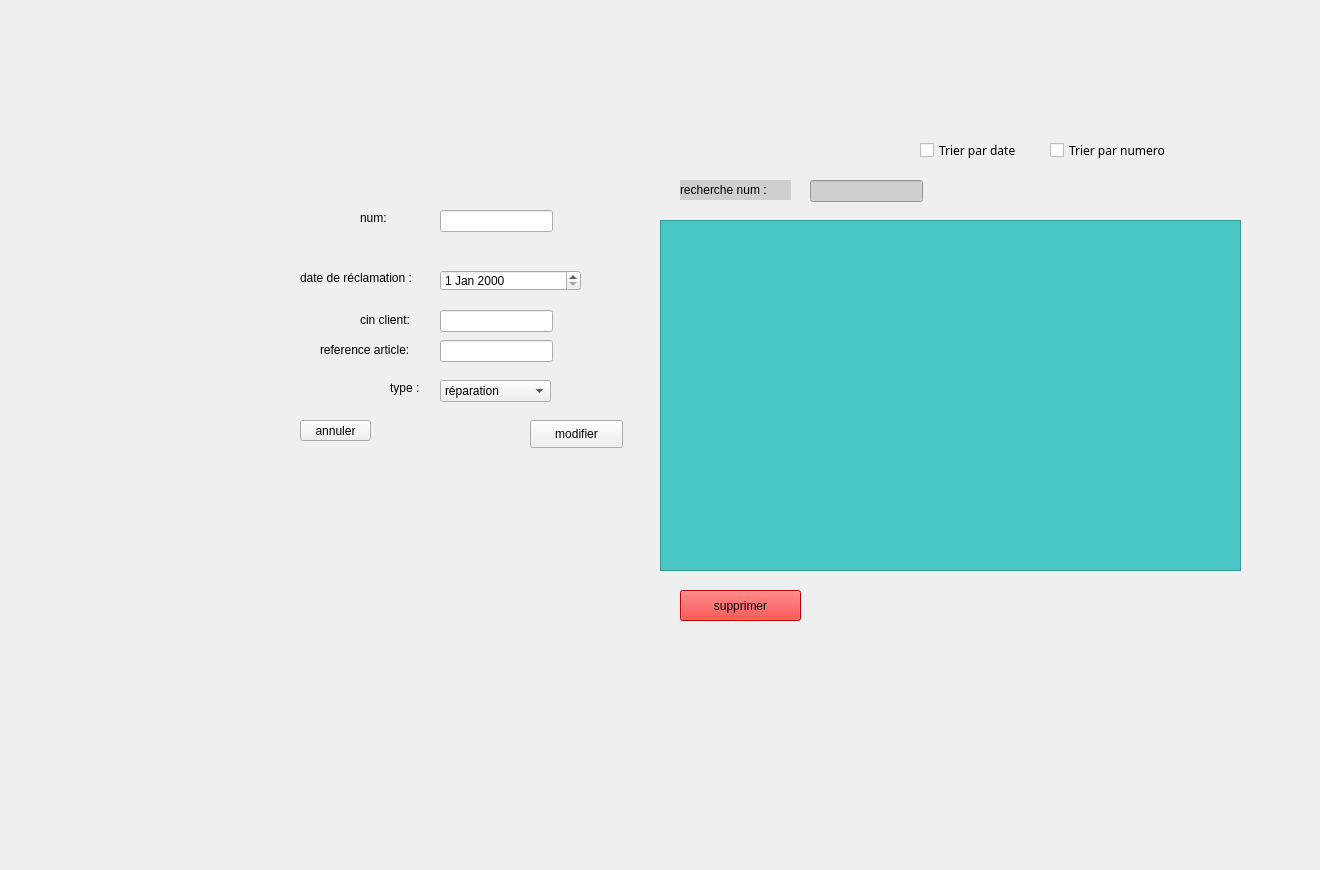
    <widget class="QWidget" name="page_19">
     <widget class="QLabel" name="label_412">
      <property name="geometry">
       <rect>
        <x>-10</x>
        <y>-20</y>
        <width>1311</width>
        <height>861</height>
       </rect>
      </property>
      <property name="text">
       <string/>
      </property>
      <property name="pixmap">
       <pixmap>../../Desktop/anglais/projet c++ design/bg2.png</pixmap>
      </property>
      <property name="scaledContents">
       <bool>true</bool>
      </property>
     </widget>
     <widget class="QLabel" name="label_46">
      <property name="geometry">
       <rect>
        <x>680</x>
        <y>180</y>
        <width>111</width>
        <height>20</height>
       </rect>
      </property>
      <property name="styleSheet">
       <string notr="true">background-color: rgb(207, 207, 207);</string>
      </property>
      <property name="text">
       <string>recherche num :</string>
      </property>
     </widget>
     <widget class="QPushButton" name="suprimerReclamations">
      <property name="geometry">
       <rect>
        <x>680</x>
        <y>590</y>
        <width>121</width>
        <height>31</height>
       </rect>
      </property>
      <property name="styleSheet">
       <string notr="true">background-color: rgb(255, 85, 0);
font: 14pt &quot;MS Shell Dlg 2&quot;;
background-color: rgb(255, 0, 0);</string>
      </property>
      <property name="text">
       <string>supprimer</string>
      </property>
     </widget>
     <widget class="QLabel" name="label_103">
      <property name="geometry">
       <rect>
        <x>360</x>
        <y>210</y>
        <width>41</width>
        <height>16</height>
       </rect>
      </property>
      <property name="text">
       <string>num:</string>
      </property>
     </widget>
     <widget class="QLineEdit" name="cinC_2">
      <property name="geometry">
       <rect>
        <x>440</x>
        <y>310</y>
        <width>113</width>
        <height>22</height>
       </rect>
      </property>
     </widget>
     <widget class="QDateEdit" name="dateR_2">
      <property name="geometry">
       <rect>
        <x>440</x>
        <y>270</y>
        <width>141</width>
        <height>21</height>
       </rect>
      </property>
     </widget>
     <widget class="QLabel" name="label_104">
      <property name="geometry">
       <rect>
        <x>320</x>
        <y>340</y>
        <width>111</width>
        <height>21</height>
       </rect>
      </property>
      <property name="text">
       <string>&lt;html&gt;&lt;head/&gt;&lt;body&gt;&lt;p&gt;reference article:&lt;/p&gt;&lt;/body&gt;&lt;/html&gt;</string>
      </property>
     </widget>
     <widget class="QLabel" name="label_105">
      <property name="geometry">
       <rect>
        <x>360</x>
        <y>310</y>
        <width>71</width>
        <height>21</height>
       </rect>
      </property>
      <property name="text">
       <string>&lt;html&gt;&lt;head/&gt;&lt;body&gt;&lt;p&gt;cin client:&lt;/p&gt;&lt;/body&gt;&lt;/html&gt;</string>
      </property>
     </widget>
     <widget class="QComboBox" name="combotype_2">
      <property name="geometry">
       <rect>
        <x>440</x>
        <y>380</y>
        <width>111</width>
        <height>22</height>
       </rect>
      </property>
      <item>
       <property name="text">
        <string>réparation</string>
       </property>
      </item>
      <item>
       <property name="text">
        <string>remplacement</string>
       </property>
      </item>
     </widget>
     <widget class="QLabel" name="label_106">
      <property name="geometry">
       <rect>
        <x>300</x>
        <y>270</y>
        <width>141</width>
        <height>16</height>
       </rect>
      </property>
      <property name="text">
       <string>date de réclamation :</string>
      </property>
     </widget>
     <widget class="QLineEdit" name="numR_2">
      <property name="geometry">
       <rect>
        <x>440</x>
        <y>210</y>
        <width>113</width>
        <height>22</height>
       </rect>
      </property>
     </widget>
     <widget class="QPushButton" name="modiferReclamations">
      <property name="geometry">
       <rect>
        <x>530</x>
        <y>420</y>
        <width>93</width>
        <height>28</height>
       </rect>
      </property>
      <property name="text">
       <string>modifier</string>
      </property>
     </widget>
     <widget class="QPushButton" name="annulerR2">
      <property name="geometry">
       <rect>
        <x>300</x>
        <y>420</y>
        <width>71</width>
        <height>21</height>
       </rect>
      </property>
      <property name="text">
       <string>annuler</string>
      </property>
     </widget>
     <widget class="QLabel" name="label_49">
      <property name="geometry">
       <rect>
        <x>390</x>
        <y>380</y>
        <width>41</width>
        <height>16</height>
       </rect>
      </property>
      <property name="text">
       <string>type :</string>
      </property>
     </widget>
     <widget class="QLineEdit" name="lineEdit_7">
      <property name="geometry">
       <rect>
        <x>810</x>
        <y>180</y>
        <width>113</width>
        <height>22</height>
       </rect>
      </property>
      <property name="styleSheet">
       <string notr="true">background-color: rgb(207, 207, 207);</string>
      </property>
     </widget>
     <widget class="QLineEdit" name="refA_2">
      <property name="geometry">
       <rect>
        <x>440</x>
        <y>340</y>
        <width>113</width>
        <height>22</height>
       </rect>
      </property>
     </widget>
     <widget class="QTableView" name="liste_reclamation">
      <property name="geometry">
       <rect>
        <x>660</x>
        <y>220</y>
        <width>581</width>
        <height>351</height>
       </rect>
      </property>
      <property name="styleSheet">
       <string notr="true">background-color: rgb(72, 198, 198);</string>
      </property>
     </widget>
     <widget class="QCheckBox" name="numm">
      <property name="geometry">
       <rect>
        <x>1050</x>
        <y>140</y>
        <width>141</width>
        <height>20</height>
       </rect>
      </property>
      <property name="font">
       <font>
        <family>Montserrat Alternates</family>
       </font>
      </property>
      <property name="text">
       <string>Trier par numero</string>
      </property>
     </widget>
     <widget class="QPushButton" name="pushButton_12222">
      <property name="geometry">
       <rect>
        <x>1180</x>
        <y>130</y>
        <width>71</width>
        <height>31</height>
       </rect>
      </property>
      <property name="styleSheet">
       <string notr="true">QPushButton {
	font-weight: 500;
	text-align: center;
    vertical-align: middle;
	background-color: transparent;
	padding: 5px 15px 15px 20px;
    color: #fff;
	font-size: 11px;
	border : 0;
	border-right: 3px solid transparent;
 	background-position: center top;
    background-repeat: no-repeat;
    background-origin: content;
    background-image: url(&quot;C:/Users/hp/Desktop/anglais/projet c++ design/ok1.png&quot;);
}

QPushButton:hover {
	color: #ffffff;
	font-weight: 500;
	background-image: url(&quot;C:/Users/hp/Desktop/anglais/projet c++ design/ok2.png&quot;);
}</string>
      </property>
      <property name="text">
       <string/>
      </property>
      <property name="default">
       <bool>true</bool>
      </property>
     </widget>
     <widget class="QCheckBox" name="datee">
      <property name="geometry">
       <rect>
        <x>920</x>
        <y>140</y>
        <width>171</width>
        <height>20</height>
       </rect>
      </property>
      <property name="font">
       <font>
        <family>Montserrat Alternates</family>
       </font>
      </property>
      <property name="text">
       <string>Trier par date</string>
      </property>
     </widget>
    </widget>
